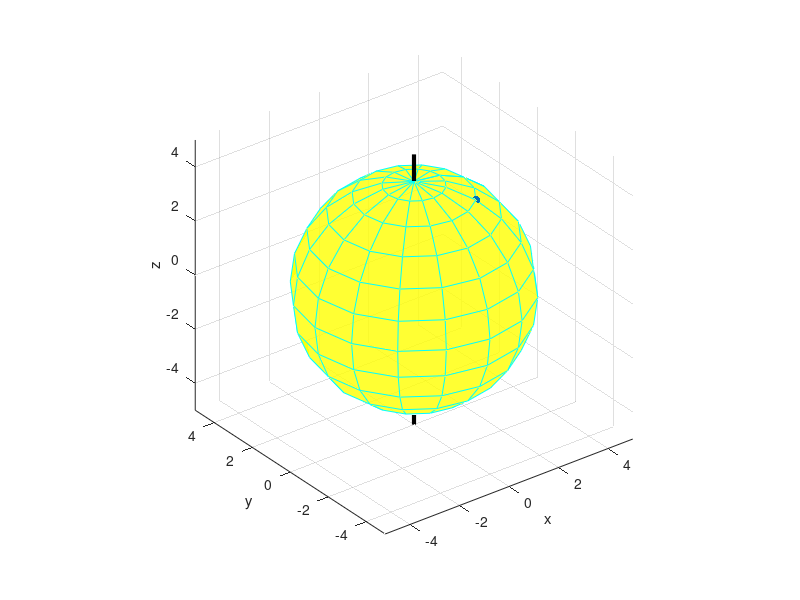
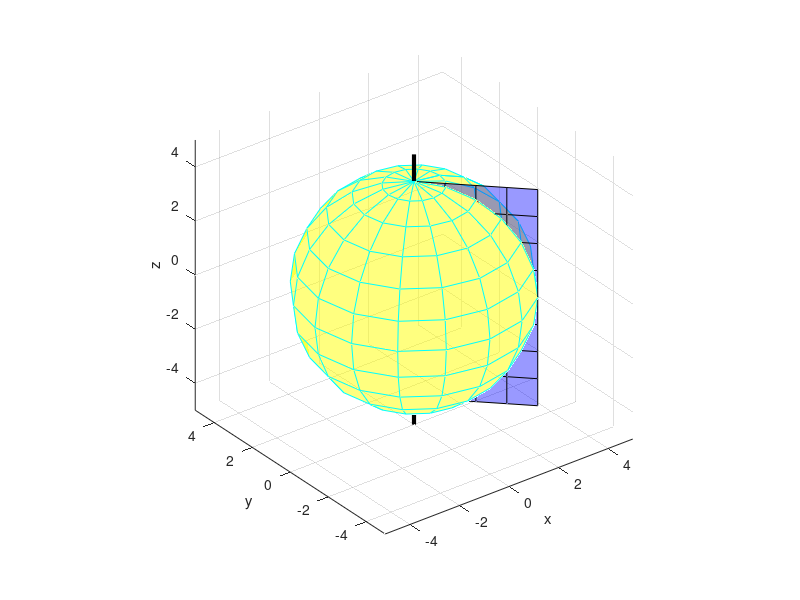
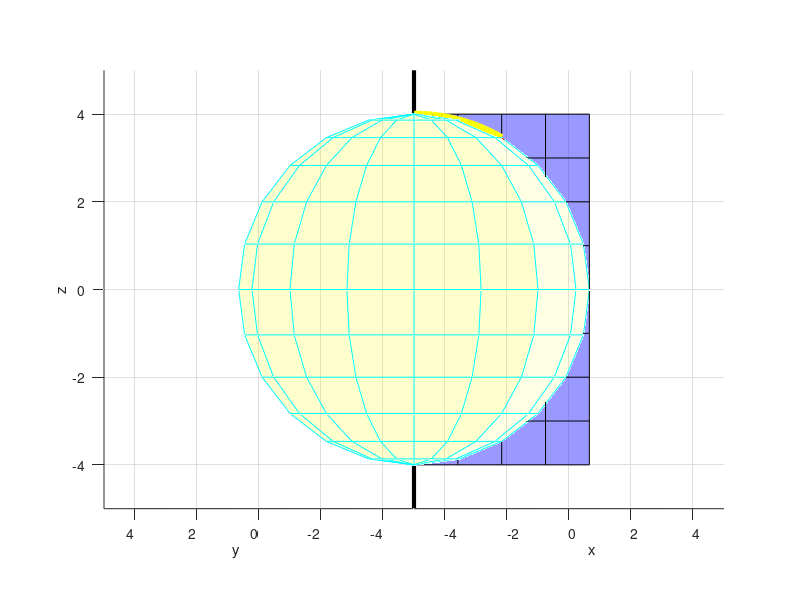
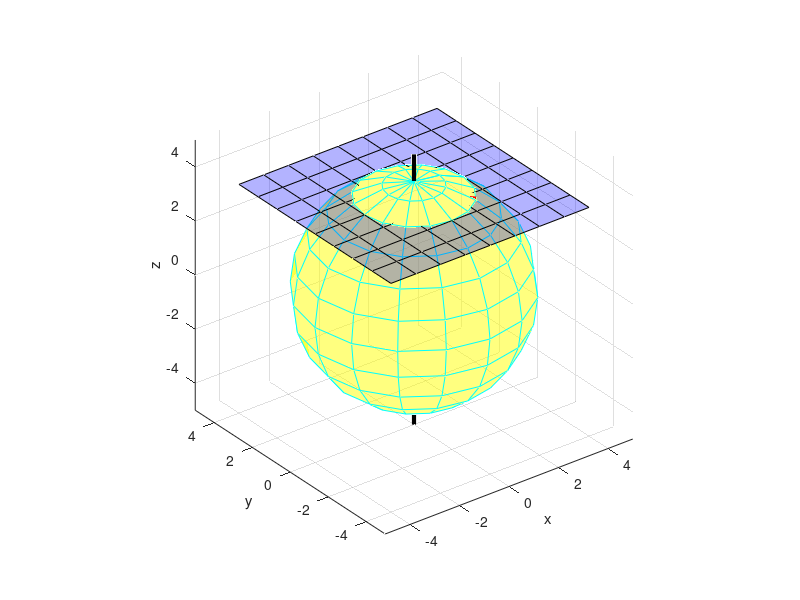

These figures' MATLAB source, in order:
du = pi/12;   %setting the step size in u and v in advance.  This makes it easier to change them and
dv = pi/8;    %we'll be making reference to them later.
u = [0:du:pi];
v = [0:dv:2*pi];

[U,V] = meshgrid(u,v);  %produces two matrices U and V.
                        %For the i-th element of the list u and the j-th element of the list v
                        %the ij entry of U has the i-th element of u 
                        %and the ij entry of V has the j-th element of v
                        %So taking the ij entry of both gets you the i-th element of u and the j-th of v.


X = 4 * sin(U).*cos(V); %the ij-th element of X encodes the x value corresponding to the i-th element of u and j-th of v.
Y = 4 * sin(U).*sin(V);
Z = 4 * cos(U);

planerho = [0:1:4];
planez = [-4:1:4];

[PlaneRho, PlaneZ] = meshgrid(planerho,planez);

x = [-4:1:4];
y = [-4: 1: 4];
[HorPlaneX,HorPlaneY] = meshgrid(x,y);



figure(1)
surf(X, Y, Z, 'FaceAlpha', 0.8, 'FaceColor', 'y', 'EdgeColor', 'c');
xlabel('x')
ylabel('y')
zlabel('z')
axis('equal')
hold on
plot3([0,0], [0,0], [-5,5], 'k', 'LineWidth', 3)
scatter3([0,4*cos(-pi/4)*sin(pi/6)], [0, 4*sin(-pi/4)*sin(pi/6)], [0, 4*cos(pi/6)], 'ro', 'filled')

figure(2)
surf(X, Y, Z, 'FaceAlpha', 0.5, 'FaceColor', 'y', 'EdgeColor', 'c');
xlabel('x')
ylabel('y')
zlabel('z')
axis('equal')
hold on
plot3([0,0], [0,0], [-5,0], 'k', 'LineWidth', 3)
plot3([0,0], [0,0], [4*cos(pi/6), 5], 'k', 'LineWidth', 3)
surf(PlaneRho*cos(-pi/4), PlaneRho*sin(-pi/4), PlaneZ, 'FaceColor', 'b', 'FaceAlpha', 0.4);
plot3([0,4*cos(-pi/4)*sin(pi/6), 0,0], [0,4*sin(-pi/4)*sin(pi/6),0,0], [0,4*cos(pi/6),4*cos(pi/6),0], 'color', 'r', 'LineWidth', 5)

figure(3)
surf(X, Y, Z,  'FaceColor', 'y', 'FaceAlpha', 0.1, 'EdgeColor', 'c');
xlabel('x')
ylabel('y')
zlabel('z')
axis('equal')
hold on
plot3([0,0], [0,0], [-5,0], 'k', 'LineWidth', 3)
plot3([0,0], [0,0], [4*cos(pi/6), 5], 'k', 'LineWidth', 3)
surf(PlaneRho*cos(-pi/4), PlaneRho*sin(-pi/4), PlaneZ, 'FaceColor', 'b', 'FaceAlpha', 0.4);
plot3([0,4*cos(-pi/4)*sin(pi/6), 0,0], [0,4*sin(-pi/4)*sin(pi/6),0,0], [0,4*cos(pi/6),4*cos(pi/6),0], 'color', 'r', 'LineWidth', 5)
arcU = [0:pi/60:pi/6];
plot3(4*cos(-pi/4)*sin(arcU), 4*sin(-pi/4)*sin(arcU), 4*cos(arcU), 'color', 'y', 'LineWidth', 5)
plot3(cos(-pi/4)*sin(arcU), sin(-pi/4)*sin(arcU), cos(arcU), 'color', 'y', 'LineWidth', 5)
view([-45,0])

figure(4)
surf(X, Y, Z,  'FaceColor', 'y', 'FaceAlpha', 0.5, 'EdgeColor', 'c');
xlabel('x')
ylabel('y')
zlabel('z')
axis('equal')
hold on
plot3([0,0], [0,0], [-5,5], 'k', 'LineWidth', 3)
surf(HorPlaneX, HorPlaneY, 4*cos(pi/6)*ones(size(HorPlaneX)), 'FaceColor', 'b', 'FaceAlpha', 0.3)
plot3([4*cos(-pi/4)*sin(pi/6), 0], [4*sin(-pi/4)*sin(pi/6),0], [4*cos(pi/6),4*cos(pi/6)], 'color', 'r', 'LineWidth', 5)

figure(5)
surf(X, Y, Z,  'FaceColor', 'y', 'FaceAlpha', 0.3, 'EdgeColor', 'c');
xlabel('x')
ylabel('y')
zlabel('z')
axis('equal')
hold on
surf(HorPlaneX, HorPlaneY, 4*cos(pi/6)*ones(size(HorPlaneX)), 'FaceColor', 'b', 'FaceAlpha', 0.3)
plot3([0,4*cos(-pi/4)*sin(pi/6),4*cos(-pi/4)*sin(pi/6), 0], [0,0,4*sin(-pi/4)*sin(pi/6),0], [4*cos(pi/6),4*cos(pi/6),4*cos(pi/6),4*cos(pi/6)], 'color', 'r', 'LineWidth', 5)
arcV = [0:pi/20:7*pi/4];
plot3(4*cos(arcV)*sin(pi/6), 4*sin(arcV)*sin(pi/6), 4*cos(pi/6)*ones(size(arcV)), 'color', 'y', 'LineWidth', 5)
plot3(cos(arcV)*sin(pi/6), sin(arcV)*sin(pi/6), 4*cos(pi/6)*ones(size(arcV)), 'color', 'y', 'LineWidth', 5)
plot3([0,0], [-4, 4], [3*cos(pi/6), 3*cos(pi/6)], 'color', 'k', 'LineWidth', 3)
plot3([-4,4], [0,0], [3*cos(pi/6), 3*cos(pi/6)], 'color', 'k', 'LineWidth', 3)
axis('equal')
view([0,90])


figure(6)
topu = [0:du:pi/2];
topv = [0:dv:2*pi];

[TopU, TopV] = meshgrid(topu, topv);

TopX = 4 * sin(TopU).*cos(TopV); %the ij-th element of X encodes the x value corresponding to the i-th element of u and j-th of v.
TopY = 4 * sin(TopU).*sin(TopV);
TopZ = 4 * cos(TopU);

surf(TopX, TopY, TopZ)
axis('equal')
xlabel('x')
ylabel('y')
zlabel('z')
